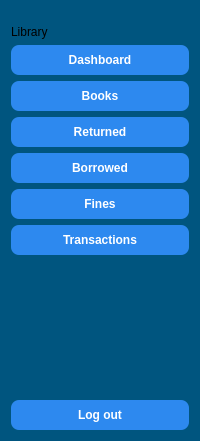
     <widget class="QWidget" name="widget_2" native="true">
      <property name="styleSheet">
       <string notr="true">background-color: rgb(0, 85, 127);</string>
      </property>
      <layout class="QVBoxLayout" name="verticalLayout_5">
       <item>
        <layout class="QVBoxLayout" name="verticalLayout">
         <property name="spacing">
          <number>0</number>
         </property>
         <item>
          <widget class="QLabel" name="label_2">
           <property name="maximumSize">
            <size>
             <width>65</width>
             <height>65</height>
            </size>
           </property>
           <property name="text">
            <string/>
           </property>
           <property name="pixmap">
            <pixmap resource="resource.qrc">:/images/open-book.png</pixmap>
           </property>
           <property name="scaledContents">
            <bool>true</bool>
           </property>
          </widget>
         </item>
         <item>
          <widget class="QLabel" name="label_3">
           <property name="styleSheet">
            <string notr="true">font: 600 18pt &quot;Segoe UI&quot;;</string>
           </property>
           <property name="text">
            <string>Library</string>
           </property>
          </widget>
         </item>
        </layout>
       </item>
       <item>
        <layout class="QVBoxLayout" name="verticalLayout_4">
         <item>
          <widget class="QPushButton" name="dashboard_btn_2">
           <property name="styleSheet">
            <string notr="true">QPushButton { 
background-color: #2D89EF; 
color: white; 
border-radius: 8px; 
padding: 8px 16px; 
font-weight: bold; 
} 
QPushButton:hover { 
background-color: #1E6FD9; 
} 
QPushButton:pressed { 
background-color: #174EA6; 
} </string>
           </property>
           <property name="text">
            <string>Dashboard</string>
           </property>
           <property name="icon">
            <iconset resource="resource.qrc">
             <normaloff>:/images/menu (2).png</normaloff>:/images/menu (2).png</iconset>
           </property>
           <property name="iconSize">
            <size>
             <width>20</width>
             <height>20</height>
            </size>
           </property>
           <property name="checkable">
            <bool>true</bool>
           </property>
          </widget>
         </item>
         <item>
          <widget class="QPushButton" name="books_btn_2">
           <property name="styleSheet">
            <string notr="true">QPushButton { 
background-color: #2D89EF; 
color: white; 
border-radius: 8px; 
padding: 8px 16px; 
font-weight: bold; 
} 
QPushButton:hover { 
background-color: #1E6FD9; 
} 
QPushButton:pressed { 
background-color: #174EA6; 
} </string>
           </property>
           <property name="text">
            <string>Books</string>
           </property>
           <property name="icon">
            <iconset resource="resource.qrc">
             <normaloff>:/images/stack-of-books.png</normaloff>:/images/stack-of-books.png</iconset>
           </property>
           <property name="iconSize">
            <size>
             <width>20</width>
             <height>20</height>
            </size>
           </property>
           <property name="checkable">
            <bool>true</bool>
           </property>
           <property name="autoExclusive">
            <bool>true</bool>
           </property>
          </widget>
         </item>
         <item>
          <widget class="QPushButton" name="returned_btn_2">
           <property name="styleSheet">
            <string notr="true">QPushButton { 
background-color: #2D89EF; 
color: white; 
border-radius: 8px; 
padding: 8px 16px; 
font-weight: bold; 
} 
QPushButton:hover { 
background-color: #1E6FD9; 
} 
QPushButton:pressed { 
background-color: #174EA6; 
} </string>
           </property>
           <property name="text">
            <string>Returned</string>
           </property>
           <property name="icon">
            <iconset resource="resource.qrc">
             <normaloff>:/images/return.png</normaloff>:/images/return.png</iconset>
           </property>
           <property name="iconSize">
            <size>
             <width>20</width>
             <height>20</height>
            </size>
           </property>
           <property name="checkable">
            <bool>true</bool>
           </property>
           <property name="autoExclusive">
            <bool>true</bool>
           </property>
          </widget>
         </item>
         <item>
          <widget class="QPushButton" name="borrowed_btn_2">
           <property name="styleSheet">
            <string notr="true">QPushButton { 
background-color: #2D89EF; 
color: white; 
border-radius: 8px; 
padding: 8px 16px; 
font-weight: bold; 
} 
QPushButton:hover { 
background-color: #1E6FD9; 
} 
QPushButton:pressed { 
background-color: #174EA6; 
} </string>
           </property>
           <property name="text">
            <string>Borrowed</string>
           </property>
           <property name="icon">
            <iconset resource="resource.qrc">
             <normaloff>:/images/book.png</normaloff>:/images/book.png</iconset>
           </property>
           <property name="iconSize">
            <size>
             <width>20</width>
             <height>20</height>
            </size>
           </property>
           <property name="checkable">
            <bool>true</bool>
           </property>
           <property name="autoExclusive">
            <bool>true</bool>
           </property>
          </widget>
         </item>
         <item>
          <widget class="QPushButton" name="fines_btn_2">
           <property name="styleSheet">
            <string notr="true">QPushButton { 
background-color: #2D89EF; 
color: white; 
border-radius: 8px; 
padding: 8px 16px; 
font-weight: bold; 
} 
QPushButton:hover { 
background-color: #1E6FD9; 
} 
QPushButton:pressed { 
background-color: #174EA6; 
} </string>
           </property>
           <property name="text">
            <string>Fines</string>
           </property>
           <property name="icon">
            <iconset resource="resource.qrc">
             <normaloff>:/images/penalty.png</normaloff>:/images/penalty.png</iconset>
           </property>
           <property name="iconSize">
            <size>
             <width>20</width>
             <height>20</height>
            </size>
           </property>
           <property name="checkable">
            <bool>true</bool>
           </property>
          </widget>
         </item>
         <item>
          <widget class="QPushButton" name="transaction_btn_2">
           <property name="styleSheet">
            <string notr="true">QPushButton { 
background-color: #2D89EF; 
color: white; 
border-radius: 8px; 
padding: 8px 16px; 
font-weight: bold; 
} 
QPushButton:hover { 
background-color: #1E6FD9; 
} 
QPushButton:pressed { 
background-color: #174EA6; 
} </string>
           </property>
           <property name="text">
            <string>Transactions</string>
           </property>
           <property name="icon">
            <iconset resource="resource.qrc">
             <normaloff>:/images/Webiconset-E-Commerce-Secure-payment.128.png</normaloff>:/images/Webiconset-E-Commerce-Secure-payment.128.png</iconset>
           </property>
           <property name="iconSize">
            <size>
             <width>20</width>
             <height>20</height>
            </size>
           </property>
           <property name="checkable">
            <bool>true</bool>
           </property>
          </widget>
         </item>
        </layout>
       </item>
       <item>
        <spacer name="verticalSpacer_2">
         <property name="orientation">
          <enum>Qt::Orientation::Vertical</enum>
         </property>
         <property name="sizeHint" stdset="0">
          <size>
           <width>20</width>
           <height>139</height>
          </size>
         </property>
        </spacer>
       </item>
       <item>
        <widget class="QPushButton" name="pushButton_12">
         <property name="styleSheet">
          <string notr="true">QPushButton { 
background-color: #2D89EF; 
color: white; 
border-radius: 8px; 
padding: 8px 16px; 
font-weight: bold; 
} 
QPushButton:hover { 
background-color: #1E6FD9; 
} 
QPushButton:pressed { 
background-color: #174EA6; 
} </string>
         </property>
         <property name="text">
          <string>Log out</string>
         </property>
         <property name="icon">
          <iconset resource="resource.qrc">
           <normaloff>:/images/logout.png</normaloff>:/images/logout.png</iconset>
         </property>
         <property name="iconSize">
          <size>
           <width>20</width>
           <height>20</height>
          </size>
         </property>
         <property name="checkable">
          <bool>true</bool>
         </property>
        </widget>
       </item>
      </layout>
     </widget>
